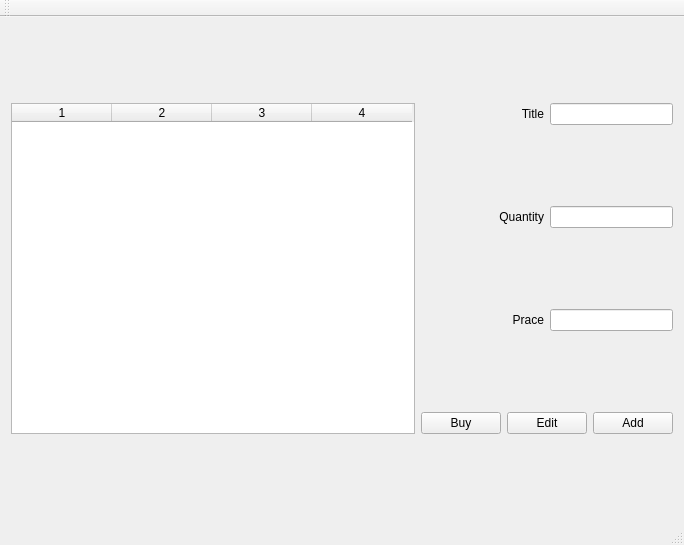
<?xml version="1.0" encoding="UTF-8"?>
<ui version="4.0">
 <class>MainWindow</class>
 <widget class="QMainWindow" name="MainWindow">
  <property name="geometry">
   <rect>
    <x>0</x>
    <y>0</y>
    <width>684</width>
    <height>545</height>
   </rect>
  </property>
  <property name="windowTitle">
   <string>MainWindow</string>
  </property>
  <widget class="QWidget" name="centralWidget">
   <layout class="QGridLayout" name="gridLayout">
    <item row="3" column="1">
     <widget class="QPushButton" name="buyButton">
      <property name="text">
       <string>Buy</string>
      </property>
     </widget>
    </item>
    <item row="0" column="3" colspan="2">
     <widget class="QLineEdit" name="titleEdit"/>
    </item>
    <item row="1" column="1" colspan="2">
     <widget class="QLabel" name="label_2">
      <property name="text">
       <string>Quantity</string>
      </property>
      <property name="alignment">
       <set>Qt::AlignRight|Qt::AlignTrailing|Qt::AlignVCenter</set>
      </property>
     </widget>
    </item>
    <item row="1" column="3" colspan="2">
     <widget class="QLineEdit" name="quantityEdit"/>
    </item>
    <item row="2" column="1" colspan="2">
     <widget class="QLabel" name="label_3">
      <property name="text">
       <string>Prace</string>
      </property>
      <property name="alignment">
       <set>Qt::AlignRight|Qt::AlignTrailing|Qt::AlignVCenter</set>
      </property>
     </widget>
    </item>
    <item row="2" column="3" colspan="2">
     <widget class="QLineEdit" name="priceEdit"/>
    </item>
    <item row="0" column="0" rowspan="4">
     <widget class="QTableWidget" name="tableWidget">
      <property name="columnCount">
       <number>4</number>
      </property>
      <column/>
      <column/>
      <column/>
      <column/>
     </widget>
    </item>
    <item row="0" column="1" colspan="2">
     <widget class="QLabel" name="label">
      <property name="text">
       <string>Title</string>
      </property>
      <property name="alignment">
       <set>Qt::AlignRight|Qt::AlignTrailing|Qt::AlignVCenter</set>
      </property>
     </widget>
    </item>
    <item row="3" column="2" colspan="2">
     <widget class="QPushButton" name="editButton">
      <property name="text">
       <string>Edit</string>
      </property>
     </widget>
    </item>
    <item row="3" column="4">
     <widget class="QPushButton" name="addButton">
      <property name="text">
       <string>Add</string>
      </property>
     </widget>
    </item>
   </layout>
  </widget>
  <widget class="QMenuBar" name="menuBar">
   <property name="geometry">
    <rect>
     <x>0</x>
     <y>0</y>
     <width>684</width>
     <height>20</height>
    </rect>
   </property>
  </widget>
  <widget class="QToolBar" name="mainToolBar">
   <attribute name="toolBarArea">
    <enum>TopToolBarArea</enum>
   </attribute>
   <attribute name="toolBarBreak">
    <bool>false</bool>
   </attribute>
  </widget>
  <widget class="QStatusBar" name="statusBar"/>
 </widget>
 <layoutdefault spacing="6" margin="11"/>
 <resources/>
 <connections/>
</ui>
